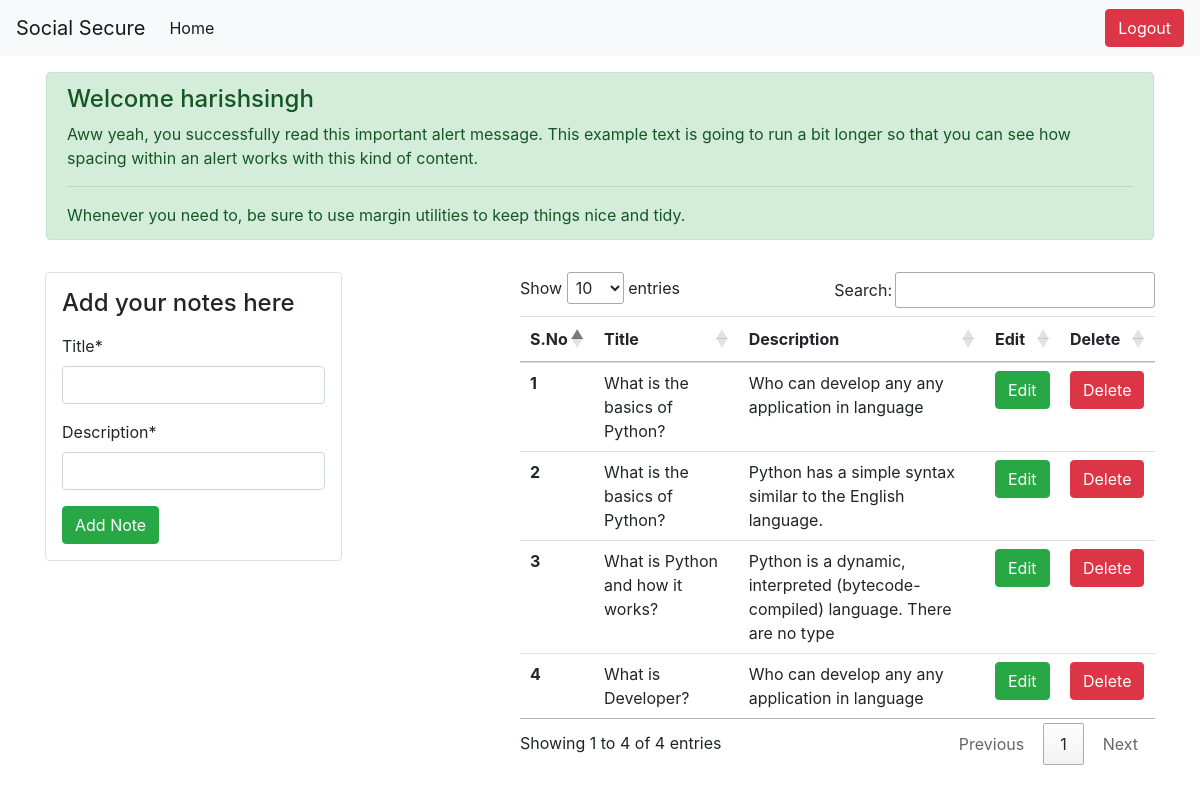
/ (signed in), run on the app's committed database.
### notes/models.py (models this page shows, shortened)
class Note(models.Model):
    title = models.CharField(max_length=100)
    description = models.CharField(max_length=200,null=True)
    user = models.ForeignKey(User,on_delete=models.CASCADE)

### notes/views.py (the view, shortened to what this page needs)
# urls.py: path('',views.index,name='Home'),
def index(request):
    if request.user.is_authenticated:
        form = NoteForm()
        notes = Note.objects.filter(user=request.user).order_by('-id')
        data={
            'form':form,
            'notes':notes
        }
        return render(request,'notes/index.html',context=data)
    else:
        return redirect('Login')

### notes/form.py
class NoteForm(forms.ModelForm):
    class Meta:
        model=Note
        fields=['title','description']

### notes/templates/notes/index.html (shortened to what this page needs)
{% extends 'notes/layout.html' %}
{% load crispy_forms_tags %}
{% block body %}
<div class="container p-3">
    <div class="alert alert-success" role="alert">
      <h4 class="alert-heading">Welcome {{request.user.username}}</h4>
      <p>Aww yeah, you successfully read this important alert message. This example text is going to run a bit longer so that you can see how spacing within an alert works with this kind of content.</p>
      <hr>
      <p class="mb-0">Whenever you need to, be sure to use margin utilities to keep things nice and tidy.</p>
    </div>
  </div>
<div class="container">
    <div class="row">
        <div class="col-lg-5">
            <div class="col-8 border rounded p-3">
                <h4>Add your notes here </h3>
                <form method="POST" id="noteForm">
                    {{form|crispy}}
                    <input type="submit" class="btn btn-success" value="Add Note" id="add">
                </form>
            </div>
        </div>
        <div class="col-lg-7">
                <table class="table" id="notesTable">
                    <thead>
                      <tr>
                        <th scope="col">S.No</th>
                        <th scope="col">Title</th>
                        <th scope="col">Description</th>
                        <th scope="col">Edit</th>
                        <th scope="col">Delete</th>
                      </tr>
                    </thead>
                    <tbody>
                        {% for note in notes %}
                      <tr>
                        <th scope="row">{{forloop.counter}}</th>
                        <td class="title">{{note.title}}</td>
                        <td class="description">{{note.description}}</td>
                        <td><button data="{{note.id}}" class="btn btn-success edit">Edit</button></td>
                        <td><button data="{{note.id}}" class="btn btn-danger delete">Delete</button></td>
                      </tr>
                      {% endfor %}
                    </tbody>
                  </table>
        </div>
    </div>
</div>
{% endblock %}

### notes/templates/notes/layout.html (shortened to what this page needs)
<!doctype html>
<html lang="en">
  {% load static %}
  <head>
    <link rel="stylesheet" href="https://cdn.jsdelivr.net/npm/bootstrap@4.6.1/dist/css/bootstrap.min.css">
<link rel="stylesheet" href="{% static 'notes/css/style.css'%}">
<link rel="stylesheet" href="//cdn.datatables.net/1.11.4/css/jquery.dataTables.min.css">
  </head>
  <body>
    <header>
        <nav class="navbar navbar-expand-lg navbar-light bg-light">
            <a class="navbar-brand" href="#">Social Secure</a>
            <div class="collapse navbar-collapse" id="navbarSupportedContent">
              <ul class="navbar-nav mr-auto">
                <li class="nav-item active">
                  <a class="nav-link" href="#">Home <span class="sr-only">(current)</span></a>
                </li>
              </ul>
              <div d-flex justify-content-end>
                {% if request.user.is_authenticated %}
                  <a href="{% url 'Logout'%}" class="btn btn-danger">Logout</a>
                {% else %}
                  <a href="{% url 'Login' %}" class="btn btn-success">Login</a>
                  <a href="{% url 'Signup' %}" class="btn btn-primary">Signup</a>
                {% endif %}
              </div>
            </div>
          </nav>
    </header>
    {% block body %}
    {% endblock %}
  </body>
</html>

### data on the page
Note: title "What is the basics of Python?", description "Who can develop any any application in language"
Note: title "What is the basics of Python?", description "Python has a simple syntax similar to the English language."
Note: title "What is Python and how it works?", description "Python is a dynamic, interpreted (bytecode-compiled) language. There are no type"
Note: title "What is Developer?", description "Who can develop any any application in language"

### other printed values
{{ request.user.username }} "harishsingh"
